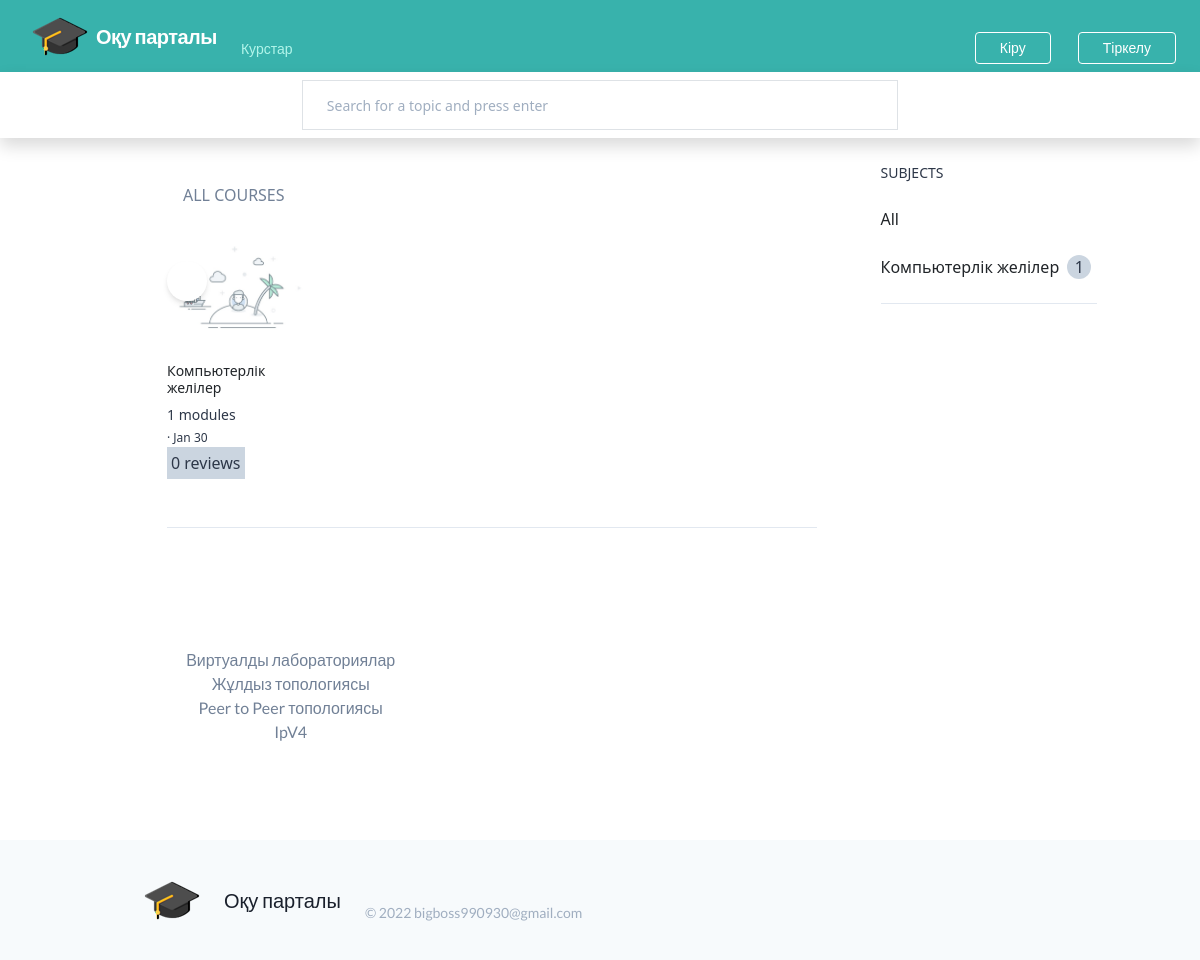
Screenshot of /course/ with the database file from the repository.
### courses/models.py (models this page shows, shortened)
class Course(models.Model):
    owner = models.ForeignKey(settings.AUTH_USER_MODEL, related_name='courses_created')
    subject = models.ForeignKey(Subject, related_name='courses')
    title = models.CharField(max_length=200)
    slug = AutoSlugField(populate_from='title', unique_with='created__month')
    overview = models.TextField()
    created = models.DateTimeField(auto_now_add=True)
    students = models.ManyToManyField(settings.AUTH_USER_MODEL, related_name='courses_joined', blank=True)
    class Meta:
        ordering = ('-created',)

class Subject(models.Model):
    title = models.CharField(max_length=200)
    slug = models.SlugField(max_length=200, unique=True)
    class Meta:
        ordering = ('title',)
    def __str__(self):
        return self.title

### courses/views.py (the view)
# urls.py: url(r'^subject/(?P<subject>[\w-]+)/$', views.CourseListView.as_view(), name='course_list_subject'),
class CourseListView(TemplateResponseMixin, View):
    model = Course
    template_name = 'courses/course/list.html'
    def get(self, request, subject=None):
        subjects = cache.get('all_subjects')
        if not subjects:
            subjects = Subject.objects.annotate(total_courses=Count('courses'))
            cache.set('all_subjects', subjects)
        all_courses = Course.objects.annotate(total_modules=Count('modules', distinct=True)).annotate(total_reviews=Count('reviews', distinct=True)).annotate(average_rating=Avg(F('reviews__rating'), distinct=True))
        page = request.GET.get('page', 1)
        if subject:
            subject = get_object_or_404(Subject, slug=subject)
            key = 'subject_{}_courses'.format(subject.id)
            courses = cache.get(key)
            if not courses:
                courses = all_courses.filter(subject=subject)
                cache.set(key, courses)
            paginator = Paginator(courses, 10)
        else:
            courses = cache.get('all_courses')
            if not courses:
                courses = all_courses
                cache.set('all_courses', courses)
            paginator = Paginator(courses, 10)
        try:
            courses = paginator.page(page)
        except PageNotAnInteger:
            courses = paginator.page(1)
        except EmptyPage:
            courses = paginator.page(paginator.num_pages)
        return self.render_to_response({'subjects': subjects, 'subject': subject, 'courses': courses})

### courses/templates/courses/course/list.html (shortened to what this page needs)
{% extends "base.html" %}
{% load i18n %}
{% load staticfiles %}
{% block content %}
<div class="bg-white font-sans">
    <nav class="py-2 shadow">
        <div class="container mx-auto flex items-center">
            <div class="w-3/5">
                <div class="relative">
                    <form action="{% url 'search' %}" method="POST" id="form" role="form">
                        <input type="search"
                            class="h-8 p-4 text-sm w-full border"
                            name="q"
                            id="q"
                            ic-post-to="{% url 'search-ajax-submit' %}"
                            ic-trigger-on="keyup changed"
                            ic-trigger-delay="300ms"
                            ic-target="#search-result-container"
                            required pattern="\S+.*"
                            placeholder="{% trans 'Search for a topic and press enter' %}"
                        >
                    </form>
                </div>
            </div>
        </div>
    </nav>
    <div class="container mx-auto lg:flex">
        <div class="w-3/4 mx-16 py-6">
            <div class="border-b">
                <h3 class="py-6 text-base font-medium">
                    {% if subject %}
                        <span class="uppercase ml-3 text-gray-600">{{ subject.title }} {% trans 'courses' %}</span>
                    {% else %}
                        <span class="uppercase ml-3 text-gray-600">{% trans "All courses" %}</span>
                    {% endif %}
                </h3>
                <div class="grid sm:grid-cols-2 md:grid-cols-2 lg:grid-cols-4 xl:grid-cols-4 gap-4 mb-4 relative">
                    <div class="absolute w-10 h-10 rounded-full bg-white text-gray-800 text-center -mr-3 pin-r mt-8 shadow-md">
                    </div>
                    {% for course in courses %}
                    {% with subject=course.subject %}
                    <div class="mr-1">
                        <div>
                            <a href="{% url 'course_detail' course.slug %}">
                            <img src="{% static 'images/404-error.jpg' %}" alt="">
                            </a>
                        </div>
                        <div class="mb-4">
                            <a href="{% url 'course_detail' course.slug %}">
                                <h4 class="text-sm font-medium">{{ course.title }}</h4>
                            </a>
                            <p class="mt-2 font-hairline text-sm text-gray-800">
                                {{ course.total_modules }} {% trans 'modules' %}
                            </p>
                            <p class="mt-1 font-hairline text-xs text-gray-800">
                                 &middot; {{ course.created | date:"M d" }}
                            </p>
                            <a href="{% url 'course_detail' course.slug %}">
                            <p class="inline-block p-1 text-gray-800 bg-gray-400 font-hairline text-2xs">
                                {{ course.total_reviews }} {% trans 'reviews' %}
                            </p>
                            </a>
                        </div>
                    </div>
                    {% endwith %}
                    {% endfor %}
                </div>
            </div>
        </div>
        <div class="hidden lg:block lg:w-1/4 py-6">
            <div class="border-b">
                <p class="text-gray-800 uppercase text-sm mb-6">{% trans 'Subjects' %}</p>
                <ul>
                    <li class="mb-6 {% if not subject %}active{% endif %}">
                        <a href="{% url 'course_list' %}">{% trans 'All' %}</a>
                    </li>
                    {% for s in subjects %}
                    <li class="mb-6 {% if subject == s %}active{% endif %}">
                        <span class="flex items-center mb-2">
                        <a href="{% url 'course_list_subject' s.slug %}">{{ s.title }}</a>
                        <span class="ml-2 p-1 text-gray-800 bg-gray-400 w-6 h-6 rounded-full leading-none text-center">{{ s.total_courses }}</span>
                        </span>
                    </li>
                    {% endfor %}
                </ul>
            </div>
        </div>
    </div>
</div>
 {% endblock %}

### rows the page displays
Course: title "Компьютерлік желілер", total_modules "1", created "Jan 30", total_reviews "0"
Subject: title "Компьютерлік желілер", total_courses "1"
